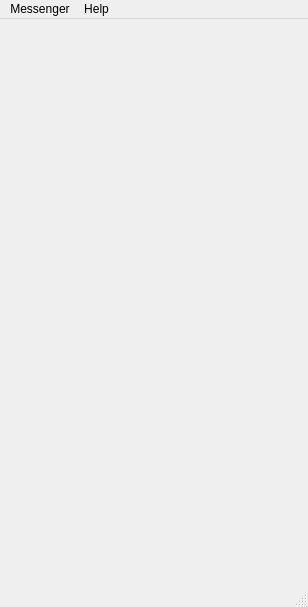
<?xml version="1.0" encoding="UTF-8"?>
<ui version="4.0">
 <class>MainWindow</class>
 <widget class="QMainWindow" name="MainWindow">
  <property name="geometry">
   <rect>
    <x>0</x>
    <y>0</y>
    <width>308</width>
    <height>607</height>
   </rect>
  </property>
  <property name="cursor">
   <cursorShape>ArrowCursor</cursorShape>
  </property>
  <property name="windowTitle">
   <string>Cyuf Messenger</string>
  </property>
  <property name="windowOpacity">
   <double>1.000000000000000</double>
  </property>
  <widget class="QWidget" name="centralwidget">
   <property name="styleSheet">
    <string notr="true"/>
   </property>
   <layout class="QVBoxLayout" name="verticalLayout"/>
  </widget>
  <widget class="QMenuBar" name="menubar">
   <property name="geometry">
    <rect>
     <x>0</x>
     <y>0</y>
     <width>308</width>
     <height>19</height>
    </rect>
   </property>
   <widget class="QMenu" name="menuApplication">
    <property name="title">
     <string>Messenger</string>
    </property>
    <addaction name="actionSettings"/>
    <addaction name="separator"/>
    <addaction name="actionQuit"/>
   </widget>
   <widget class="QMenu" name="menuHelp">
    <property name="title">
     <string>Help</string>
    </property>
    <addaction name="actionAbout"/>
   </widget>
   <addaction name="menuApplication"/>
   <addaction name="menuHelp"/>
  </widget>
  <widget class="QStatusBar" name="statusbar"/>
  <action name="actionSettings">
   <property name="text">
    <string>Settings</string>
   </property>
  </action>
  <action name="actionQuit">
   <property name="text">
    <string>Quit</string>
   </property>
  </action>
  <action name="actionAbout">
   <property name="text">
    <string>About</string>
   </property>
  </action>
 </widget>
 <resources>
  <include location="resources/loginWindow.qrc"/>
 </resources>
 <connections>
  <connection>
   <sender>actionQuit</sender>
   <signal>activated()</signal>
   <receiver>MainWindow</receiver>
   <slot>close()</slot>
   <hints>
    <hint type="sourcelabel">
     <x>-1</x>
     <y>-1</y>
    </hint>
    <hint type="destinationlabel">
     <x>153</x>
     <y>303</y>
    </hint>
   </hints>
  </connection>
 </connections>
</ui>
